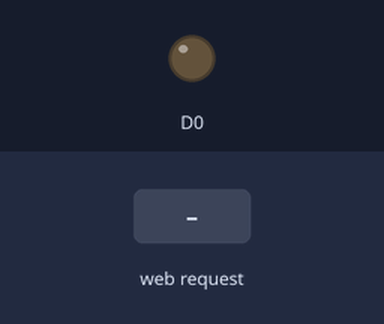
Recording of a sketch running on a simulated ESP8266 (NodeMCU). Shown: output pins drawn as LEDs (lit = HIGH). The test bench sets the inputs (shaded band). What the sketch prints to the serial monitor is not drawn.

Above: at 1.2 s.
1.3 s: HTTP request GET / received
At 2.5 s:
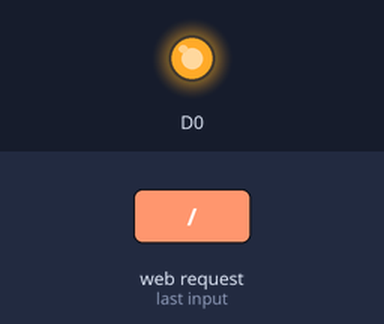
2.8 s: HTTP request GET /down received
At 3.8 s:
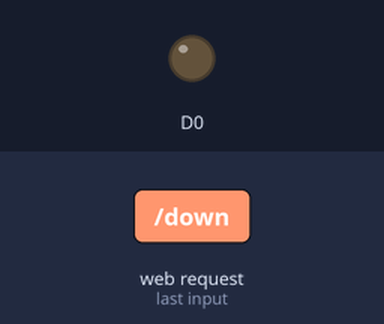
Timing chart, 0 to 5.8 s (numbered marks = the images above; inputs shaded):
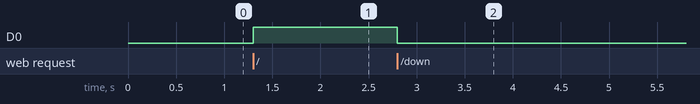

The sketch:

NodeMCU_APMode.ino
```cpp
#include <ESP8266WiFi.h>
#include <WiFiClient.h>
#include <ESP8266WebServer.h>

//定義 AP 名稱和密碼
const char *ssid = "WF8266R-AP";
const char *password = "1234567890";
//宣告 Web Server 服務
ESP8266WebServer server(80);

//Web Server 回應處理
void UP() {
  server.send(200, "text/html", F("<h1>Hi, I am WF8266R.</h1><a href='wf8266r?p1=hi&p2=wf8266r'>/wf8266r</a>"));
  digitalWrite(D0, HIGH);
}

void DOWN() {
  server.send(200, "text/html", F("<h1>Hi, I am WF8266R.</h1><a href='wf8266r?p1=hi&p2=wf8266r'>/wf8266r</a>"));
  digitalWrite(D0, LOW);
}

void setup() {
  Serial.begin(9600);
  WiFi.mode(WIFI_AP);
  WiFi.softAP(ssid, password);
  Serial.println(WiFi.softAPIP());// IP
  serverEvent();//提供服務的網址
  server.begin();//啟用 SERVER
  pinMode(D0, OUTPUT);
}

void loop() {
  server.handleClient();//監聽連線
}

void serverEvent(){
  server.on("/", UP);//http://192.168.4.1
  server.on("/down", DOWN);
  /*server.on("/wf8266r", []() {     //http://192.168.4.1/wf8266r
    String p1="",p2="";
    server.sendHeader("Connection", "close");
    for (uint8_t i = 0; i < server.args(); i++) {
      if (server.argName(i) == "p1")
        p1 = server.arg(i);
      if (server.argName(i) == "p2")
        p2 = server.arg(i);
    }

    String message = "{\"p1\":\"" + p1 + "\",\"p2\":\""+p2+"\"}";
    server.send(200, "text/html", message);
  });*/
}
```

Measured:
- after the input at 1.3 s, D0: LOW → HIGH at once
- after the input at 2.8 s, D0: HIGH → LOW at once
